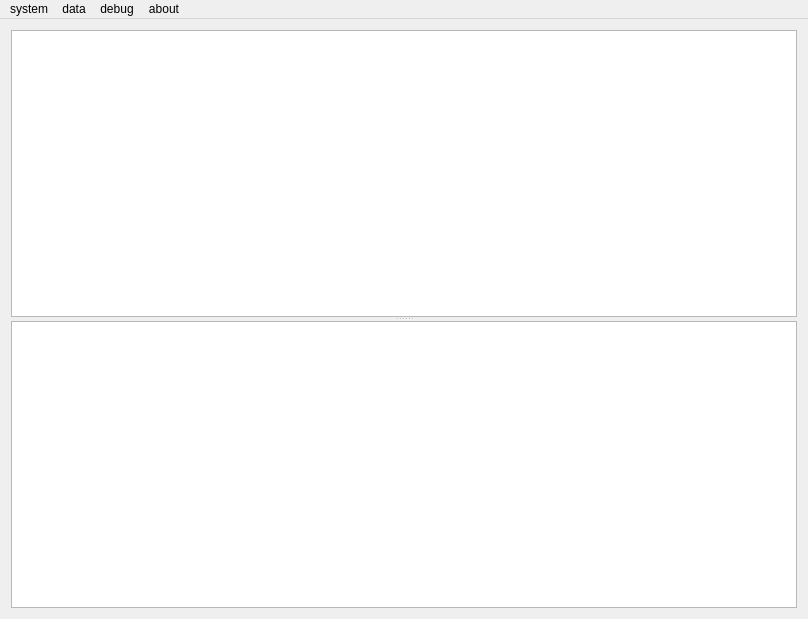
<?xml version="1.0" encoding="UTF-8"?>
<ui version="4.0">
 <class>MainWindow</class>
 <widget class="QMainWindow" name="MainWindow">
  <property name="geometry">
   <rect>
    <x>0</x>
    <y>0</y>
    <width>808</width>
    <height>619</height>
   </rect>
  </property>
  <property name="sizePolicy">
   <sizepolicy hsizetype="Expanding" vsizetype="Expanding">
    <horstretch>0</horstretch>
    <verstretch>0</verstretch>
   </sizepolicy>
  </property>
  <property name="windowTitle">
   <string>MainWindow</string>
  </property>
  <widget class="QWidget" name="centralWidget">
   <property name="sizePolicy">
    <sizepolicy hsizetype="Expanding" vsizetype="Expanding">
     <horstretch>0</horstretch>
     <verstretch>0</verstretch>
    </sizepolicy>
   </property>
   <layout class="QVBoxLayout" name="verticalLayout">
    <item>
     <widget class="QSplitter" name="splitter">
      <property name="orientation">
       <enum>Qt::Vertical</enum>
      </property>
      <widget class="QTableWidget" name="tableWidget">
       <property name="rowCount">
        <number>0</number>
       </property>
      </widget>
      <widget class="QListWidget" name="listWidget"/>
     </widget>
    </item>
   </layout>
  </widget>
  <widget class="QMenuBar" name="menuBar">
   <property name="geometry">
    <rect>
     <x>0</x>
     <y>0</y>
     <width>808</width>
     <height>23</height>
    </rect>
   </property>
   <widget class="QMenu" name="menuSystem">
    <property name="title">
     <string>system</string>
    </property>
    <addaction name="actionStart"/>
    <addaction name="actionStop"/>
    <addaction name="separator"/>
    <addaction name="actionConfig"/>
    <addaction name="separator"/>
    <addaction name="actionQuit"/>
   </widget>
   <widget class="QMenu" name="menuAbout">
    <property name="title">
     <string>about</string>
    </property>
    <addaction name="actionVersion"/>
    <addaction name="separator"/>
   </widget>
   <widget class="QMenu" name="menuData">
    <property name="title">
     <string>data</string>
    </property>
    <addaction name="actionToday"/>
    <addaction name="actionHistory"/>
    <addaction name="actionMerge"/>
   </widget>
   <widget class="QMenu" name="menuDebug">
    <property name="title">
     <string>debug</string>
    </property>
    <addaction name="actionInvalidParamCrash"/>
    <addaction name="actionPureCallCrash"/>
    <addaction name="actionDerefZeroCrash"/>
    <addaction name="actionQFatal"/>
    <addaction name="actionDebugbreak"/>
    <addaction name="actionDebugBreak"/>
    <addaction name="actionExit"/>
   </widget>
   <addaction name="menuSystem"/>
   <addaction name="menuData"/>
   <addaction name="menuDebug"/>
   <addaction name="menuAbout"/>
  </widget>
  <action name="actionConfig">
   <property name="text">
    <string>config...</string>
   </property>
  </action>
  <action name="actionStart">
   <property name="enabled">
    <bool>true</bool>
   </property>
   <property name="text">
    <string>start...</string>
   </property>
  </action>
  <action name="actionStop">
   <property name="enabled">
    <bool>false</bool>
   </property>
   <property name="text">
    <string>stop</string>
   </property>
  </action>
  <action name="actionVersion">
   <property name="text">
    <string>version</string>
   </property>
  </action>
  <action name="actionQuit">
   <property name="text">
    <string>quit</string>
   </property>
  </action>
  <action name="actionInvalidParamCrash">
   <property name="text">
    <string>InvalidParamCrash</string>
   </property>
  </action>
  <action name="actionPureCallCrash">
   <property name="text">
    <string>PureCallCrash</string>
   </property>
  </action>
  <action name="actionDerefZeroCrash">
   <property name="text">
    <string>DerefZeroCrash</string>
   </property>
  </action>
  <action name="actionToday">
   <property name="text">
    <string>today</string>
   </property>
  </action>
  <action name="actionQFatal">
   <property name="text">
    <string>qFatal</string>
   </property>
  </action>
  <action name="actionDebugbreak">
   <property name="text">
    <string>debugbreak</string>
   </property>
  </action>
  <action name="actionDebugBreak">
   <property name="text">
    <string>DebugBreak</string>
   </property>
  </action>
  <action name="actionHistory">
   <property name="text">
    <string>history</string>
   </property>
  </action>
  <action name="actionMerge">
   <property name="text">
    <string>merge</string>
   </property>
  </action>
  <action name="actionExit">
   <property name="text">
    <string>exit</string>
   </property>
  </action>
 </widget>
 <layoutdefault spacing="6" margin="11"/>
 <resources/>
 <connections/>
</ui>
